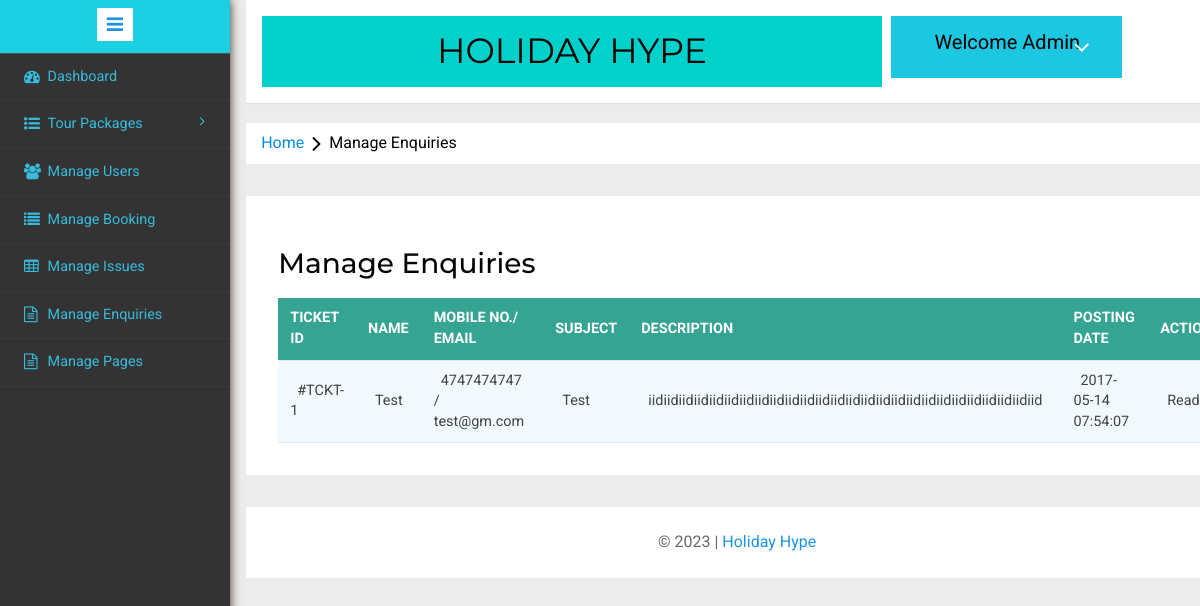
Page /hype/admin/manage-enquires.php (signed in) on the committed database.
### tables this page shows
CREATE TABLE `tblenquiry` (
  `id` int(11) NOT NULL,
  `FullName` varchar(100) DEFAULT NULL,
  `EmailId` varchar(100) DEFAULT NULL,
  `MobileNumber` char(10) DEFAULT NULL,
  `Subject` varchar(100) DEFAULT NULL,
  `Description` mediumtext DEFAULT NULL,
  `PostingDate` timestamp NULL DEFAULT current_timestamp(),
  `Status` int(1) DEFAULT NULL
);

### hype/admin/manage-enquires.php (the view, shortened to what this page needs)
<?php
include('includes/config.php');
if(strlen($_SESSION['alogin'])==0)
	{
header('location:index.php');
}
else{
	?>
<!DOCTYPE HTML>
<html>
<head>
<link href="css/bootstrap.min.css" rel='stylesheet' type='text/css' />
<link href="css/style.css" rel='stylesheet' type='text/css' />
<link rel="stylesheet" href="css/morris.css" type="text/css"/>
<link href="css/font-awesome.css" rel="stylesheet">
<link rel="stylesheet" type="text/css" href="css/table-style.css" />
<link rel="stylesheet" type="text/css" href="css/basictable.css" />
<link rel="stylesheet" href="css/icon-font.min.css" type='text/css' />
</head>
<body>
   <div class="page-container">
<div class="left-content">
	   <div class="mother-grid-inner">
				<?php include('includes/header.php');?>
				</div>
<ol class="breadcrumb">
                <li class="breadcrumb-item"><a href="index.html">Home</a><i class="fa fa-angle-right"></i>Manage Enquiries</li>
            </ol>
<div class="agile-grids">
				<div class="agile-tables">
					<div class="w3l-table-info">
					  <h2>Manage Enquiries</h2>
					    <table id="table">
						<thead>
						  <tr>
						  <th>Ticket id</th>
							<th>Name</th>
							<th>Mobile No./ Email</th>
							<th>Subject </th>
							<th>Description </th>
							<th>Posting date </th>
							<th>Action </th>
						  </tr>
						</thead>
						<tbody>
<?php $sql = "SELECT * from tblenquiry";
$query = $dbh -> prepare($sql);
$query->execute();
$results=$query->fetchAll(PDO::FETCH_OBJ);
if($query->rowCount() > 0)
{
foreach($results as $result)
{				?>
						  <tr>
							<td width="120">#TCKT-<?php echo htmlentities($result->id);?></td>
							<td width="50"><?php echo htmlentities($result->FullName);?></td>
								<td width="50"><?php echo htmlentities($result->MobileNumber);?> /<br />
								<?php echo $result->EmailId;?></td>
							<td width="200"><?php echo htmlentities($result->Subject);?></a></td>
							<td width="400"><?php echo htmlentities($result->Description);?></td>
								<td width="50"><?php echo htmlentities($result->PostingDate);?></td>
								<?php if($result->Status==1)
{
	?><td>Read</td>
<?php } else {?>
<td><a href="manage-enquires.php?eid=<?php echo htmlentities($result->id);?>" onclick="return confirm('Do you really want to read')" >Pending</a>
</td>
<?php } ?>
</tr>
						 <?php } }?>
						</tbody>
					  </table>
					</div>
			</div>
<?php include('includes/footer.php');?>
</div>
</div>
						<?php include('includes/sidebarmenu.php');?>
							</div>
</body>
</html>
<?php } ?>

### hype/admin/css/table-style.css (style rules this page uses)
table { background: white; border-collapse: collapse; margin: 1.25em 0 0; width: 100%; }
table tr, table th, table td { border: none; border-bottom: 1px solid #e8e8e8; font-size: .95em; }
table th, table td { padding: 10px 12px; text-align: left; }
table th { background: #35a492; color: #fff; text-transform: uppercase; }
table tr td { background: #f3faff; color: #424242; }
table { width: 100%; }

### rows in the picture
tblenquiry: id "1", FullName "Test", MobileNumber "4747474747", EmailId "test@gm.com", Subject "Test", Description "iidiidiidiidiidiidiidiidiidiidiidiidiidiidiidiidiidiidiidiidiidiidiidiidiidiid", PostingDate "2017-05-14 07:54:07", Status "Read"
